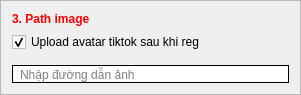
                         <widget class="QFrame" name="frame_82">
                          <property name="geometry">
                           <rect>
                            <x>480</x>
                            <y>90</y>
                            <width>301</width>
                            <height>91</height>
                           </rect>
                          </property>
                          <property name="minimumSize">
                           <size>
                            <width>0</width>
                            <height>0</height>
                           </size>
                          </property>
                          <property name="frameShape">
                           <enum>QFrame::StyledPanel</enum>
                          </property>
                          <property name="frameShadow">
                           <enum>QFrame::Raised</enum>
                          </property>
                          <layout class="QVBoxLayout" name="verticalLayout_57">
                           <item>
                            <widget class="QLabel" name="label_26">
                             <property name="font">
                              <font>
                               <weight>75</weight>
                               <bold>true</bold>
                              </font>
                             </property>
                             <property name="styleSheet">
                              <string notr="true">color: red;</string>
                             </property>
                             <property name="text">
                              <string>3. Path image</string>
                             </property>
                            </widget>
                           </item>
                           <item>
                            <widget class="QCheckBox" name="boxUploadAvt">
                             <property name="text">
                              <string>Upload avatar tiktok sau khi reg</string>
                             </property>
                             <property name="checked">
                              <bool>true</bool>
                             </property>
                            </widget>
                           </item>
                           <item>
                            <widget class="QLineEdit" name="path_image">
                             <property name="styleSheet">
                              <string notr="true">border: 1px solid black;
padding-left: 5px;
margin-top: 7px;</string>
                             </property>
                             <property name="placeholderText">
                              <string>Nhập đường dẫn ảnh</string>
                             </property>
                            </widget>
                           </item>
                          </layout>
                         </widget>
